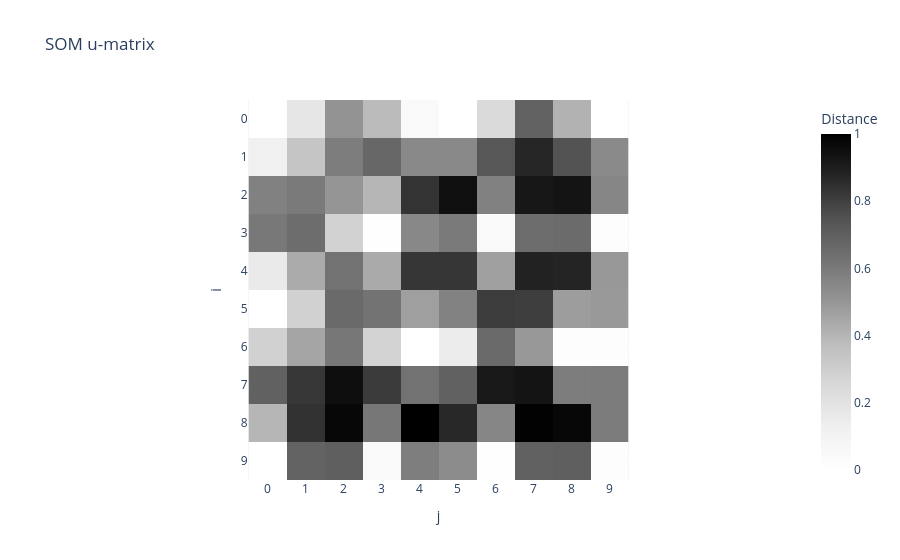

Notebook code cell kept with this figure:
### Code cell
u_matrix_plot = kairo.plot_som_u_matrix(som)
u_matrix_plot.show()

### Figure 1 — Plotly figure (JSON) as saved in the notebook; plotly's stock layout.template omitted (floating-point values rounded to 4 significant figures)
{"data": [{"coloraxis": "coloraxis", "hovertemplate": "j: %{x}<br>i: %{y}<br>Distance: %{z}<extra></extra>", "name": "0", "type": "heatmap", "xaxis": "x", "yaxis": "y", "z": [[9.601e-06, 0.1807, 0.5094, 0.3804, 0.053, 0.0005617, 0.2458, 0.6877, 0.4095, 0.0004613], [0.1212, 0.3389, 0.5888, 0.6719, 0.5455, 0.5452, 0.731, 0.8714, 0.7477, 0.5436], [0.5736, 0.5986, 0.5053, 0.3969, 0.8359, 0.9493, 0.5737, 0.9228, 0.9336, 0.5554], [0.6056, 0.649, 0.2813, 0.007939, 0.5511, 0.5988, 0.04005, 0.6485, 0.6566, 0.01541], [0.1562, 0.4334, 0.6278, 0.4347, 0.8269, 0.828, 0.4676, 0.884, 0.8786, 0.4931], [0.0002344, 0.2855, 0.6585, 0.6233, 0.47, 0.5724, 0.8119, 0.8051, 0.4789, 0.4901], [0.2875, 0.4513, 0.6123, 0.2787, 0.001973, 0.1485, 0.66, 0.4922, 0.0171, 0.0161], [0.6931, 0.8244, 0.9514, 0.8147, 0.6288, 0.692, 0.9185, 0.9327, 0.5887, 0.5947], [0.397, 0.8377, 0.9767, 0.6112, 1.0, 0.8658, 0.5587, 0.993, 0.9765, 0.5976], [0.0004992, 0.6872, 0.7025, 0.04814, 0.5859, 0.5373, 0.01234, 0.693, 0.7013, 0.0171]]}], "layout": {"coloraxis": {"colorbar": {"title": {"text": "Distance"}}, "colorscale": [[0, "rgb(255,255,255)"], [0.125, "rgb(240,240,240)"], [0.25, "rgb(217,217,217)"], [0.375, "rgb(189,189,189)"], [0.5, "rgb(150,150,150)"], [0.625, "rgb(115,115,115)"], [0.75, "rgb(82,82,82)"], [0.875, "rgb(37,37,37)"], [1, "rgb(0,0,0)"]]}, "title": {"text": "SOM u-matrix"}, "xaxis": {"anchor": "y", "constrain": "domain", "domain": [0, 1], "dtick": 1, "scaleanchor": "y", "title": {"text": "j"}}, "yaxis": {"anchor": "x", "autorange": "reversed", "constrain": "domain", "domain": [0, 1], "dtick": 1, "title": {"text": "i"}}}}
